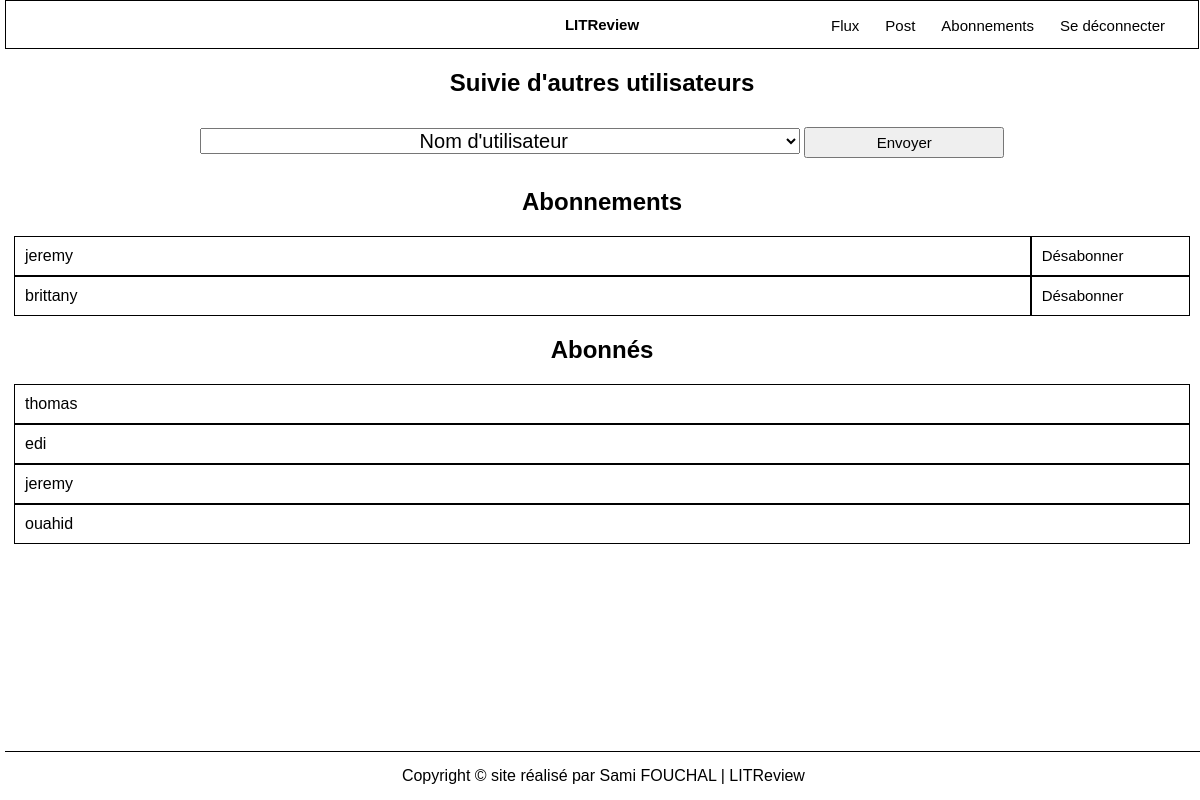
Page /subscriptions/ (signed in) on the committed database.
### blog/models.py (models this page shows)
class UserFollows(models.Model):
    user = models.ForeignKey(
        to=settings.AUTH_USER_MODEL,
        on_delete=models.CASCADE,
        related_name="following",
    )
    followed_user = models.ForeignKey(
        to=settings.AUTH_USER_MODEL,
        on_delete=models.CASCADE,
        related_name="followed_by",
    )
    class Meta:
        unique_together = (
            "user",
            "followed_user",
        )

### authentication/models.py (models this page shows, shortened)
class User(AbstractUser):
    """A class represent a user.

    Arguments:
        AbstractUser -- an abstract user class

    Methods:
        unicode -- render an object in a context where
        a string representation is needed.
    """

### blog/views.py (the view, shortened to what this page needs)
@login_required
def follow_user(request: str) -> object:
    user = request.user
    follows = models.UserFollows.objects.filter(followed_user=user)
    followers = models.UserFollows.objects.filter(user=user)
    follows_list = [follow.user for follow in follows]
    form = forms.FollowForm(user_exclude=user, follows_list=follows_list)
    return render(
        request,
        "blog/subscriptions.html",
        context={"form": form, "follows": follows, "followers": followers},
    )

### blog/forms.py
class FollowForm(forms.ModelForm):
    class Meta:
        model = models.UserFollows
        fields = ["user"]
        labels = {"user": ""}
    def __init__(
        self, *args, user_exclude: object = None, follows_list: list = None
    ) -> None:
        super(FollowForm, self).__init__(*args)
        self.fields["user"].empty_label = "Nom d'utilisateur"
        if user_exclude:
            self.fields["user"].queryset = (
                a_models.User.objects.all()
                .exclude(is_superuser=True)
                .exclude(username=user_exclude)
                .exclude(username="admin")
            )
            if follows_list:
                self.fields["user"].queryset = (
                    a_models.User.objects.all()
                    .exclude(is_superuser=True)
                    .exclude(username=user_exclude)
                    .exclude(username="admin")
                    .exclude(username__in=follows_list)
                )

### blog/templates/blog/subscriptions.html (shortened to what this page needs)
{% extends "base.html" %}
{% block content %}
<h2 style="font-weight: bold;">Suivie d'autres utilisateurs</h2>
<form method="post" class="suscribe-form">
    {{ form }}
    <input type="submit" value="Envoyer" title="s'abonner">
</form>
<h2 style="font-weight: bold;">Abonnements</h2 >
    {% if follows %}
        {% for follow in follows %}
            <div class="container-suscriber">
                <p>{{follow.user}}</p>
                <a href="{% url 'unfollow' follow.id %}" title="se désabonner de {{ follow.user}}">
                    Désabonner
                </a>
            </div>
        {% endfor %}
    {% else %}
        <p>Vous n'êtes actuellement abonné à aucun utilisateur.</p>
    {% endif %}
<h2 style="font-weight: bold;">Abonnés</h2 >
    {% if followers %}
        {% for follower in followers %}
            <div class="container-suscriber">
                <p>{{follower.followed_user}}</p>
            </div>
        {% endfor %}
    {% else %}
            <p>Vous n'avez actuellement aucun abonné.</p>
    {% endif %}
{% endblock content %}

### static/css/style.css (style rules this page uses)
* { font-family:Verdana, Geneva, Tahoma, sans-serif }
body { margin: 0 5px; width: 99.5%; min-height: 100vh; position:relative; }
body::after { content: ''; display: block; height: 25px; }
a { text-decoration: none; }
p { margin: 10px auto; }
input, a, button { font-size: 15px; text-align: center; width: 200px; padding: 5px; cursor: pointer; }
h2 { margin-top: 0; padding-top: 20px; text-align: center; }
form { padding: 10px; margin: 0 auto; }
a { color: black; }
form.suscribe-form { text-align: center; }
form.suscribe-form > select { width: 600px; font-size: 20px; text-align: center; }
div.container-suscriber { display: table; width: 98vw; margin: 0 auto; }
div.container-suscriber > p, div.container-suscriber > a { text-align: left; margin: 0; display: table-cell; width: 80vh; border: 1px solid black; padding: 10px; }
div.container-suscriber > a { width: 10vh; }

### rows in the picture
UserFollows: user "jeremy"
UserFollows: user "brittany"
UserFollows: followed_user "thomas"
UserFollows: followed_user "edi"
UserFollows: followed_user "jeremy"
UserFollows: followed_user "ouahid"
